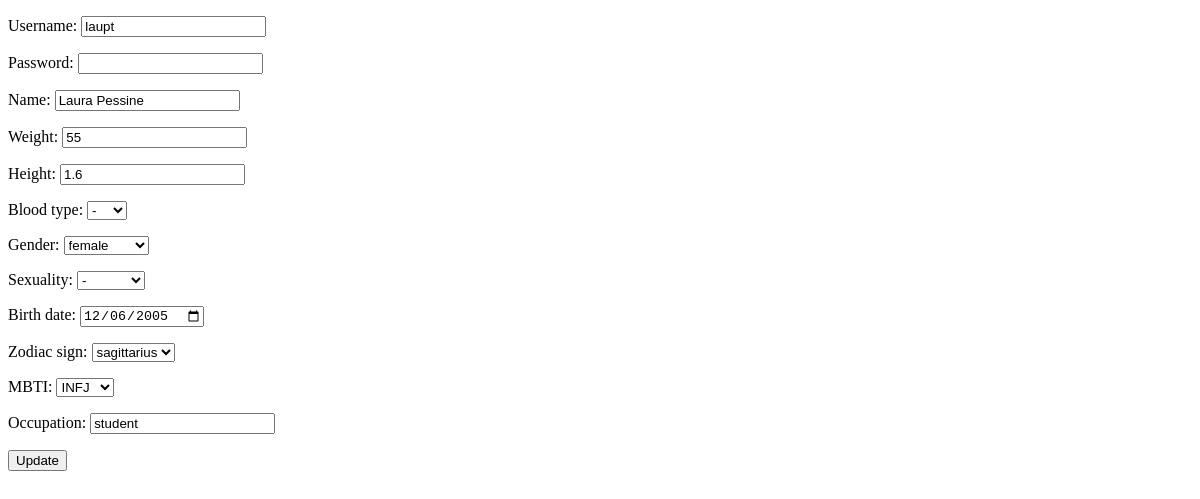
The app's page /user/edit-user.php?username=laupt (signed in), older data.
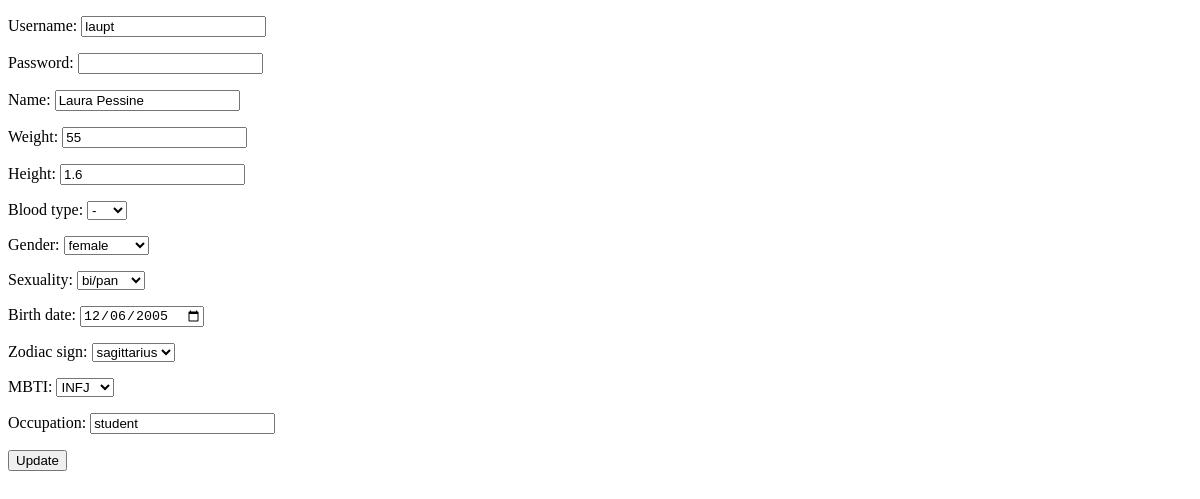
The same page, newer data.
### tables this page shows
create table users(
username varchar(20),
password varchar(255) not null,
name varchar(40),
weight double,
height double,
blood_type varchar(3),
gender varchar(9),
sexuality varchar(13),
birth_date date,
zodiac_sign varchar(11),
mbti char(4),
occupation varchar(30),
primary key(username));

### user/edit-user.php (the view, shortened to what this page needs)
<!DOCTYPE html>
<html lang="en-us">
	<head>
	</head>
	<body>
		<?php
			include_once "../database.php";
			$username = $_GET["username"];
			$sql = "select * from users where username like '$username'";
			$result = mysqli_query($connection, $sql);
			while ($row = mysqli_fetch_assoc($result)) {
		?>
		<form action="update-user.php" method="POST">
			<p>Username: <input type="text" name="username" maxlength="20" value="<?php echo $row["username"]?>" readonly required></p>
			<p>Password: <input type="password" name="password" maxlength="30" required></p>
			<p>Name: <input type="text" name="name" maxlength="40" onkeydown="return /[a-z]/i.test(event.key)" value="<?php echo $row["name"]?>"></p>
			<p>Weight: <input type="number" name="weight" min="0" step="0.1" value="<?php echo $row["weight"]?>"></p>
			<p>Height: <input type="number" name="height" min="0" step="0.01" value="<?php echo $row["height"]?>"></p>
			<p>Blood type:
				<select name="blood-type">
					<option <?php if ($row['blood_type'] == null) echo "selected"; ?>>-</option>
				</select>
			</p>
			<p>Gender:
				<select name="gender">
					<option <?php if ($row['gender'] == 'female') echo "selected"; ?>>female</option>
				</select>
			</p>
			<p>Sexuality:
				<select name="sexuality">
					<option <?php if ($row['sexuality'] == null) echo "selected"; ?>>-</option>
					<option <?php if ($row['sexuality'] == 'bi/pan') echo "selected"; ?>>bi/pan</option>
				</select>
			</p>
			<p>Birth date: <input type="date" name="birth-date" value="<?php echo $row["birth_date"]?>"></p>
			<p>Zodiac sign:
				<select name="zodiac-sign">
					<option <?php if ($row['zodiac_sign'] == 'sagittarius') echo "selected"; ?>>sagittarius</option>
				</select>
			</p>
			<p>MBTI:
				<select name="mbti">
					<option <?php if ($row['mbti'] == 'INFJ') echo "selected"; ?>>INFJ</option>
				</select>
			</p>
			<p>Occupation: <input type="text" name="occupation" maxlength="30" value="<?php echo $row["occupation"]?>"></p>
			<?php
				}
			?>
			<button>Update</button>
		</form>
	</body>
</html>

Row changes from the older to the newer data that the page shows:
changed users "laupt": sexuality "-" → "bi/pan"
